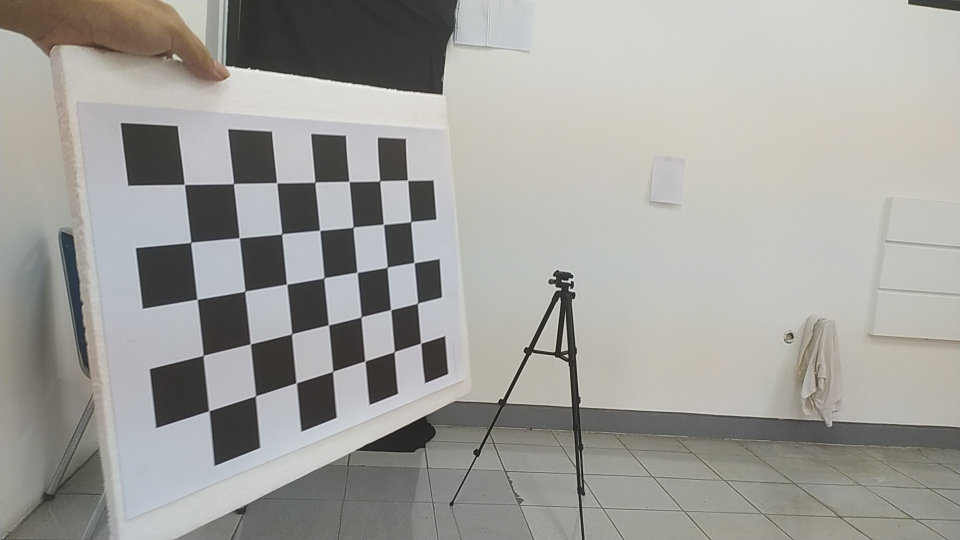
#> input picture data/k2/m/mono/IMG_20230607_094327.jpg, 1920 x 1080 px (shown at 1/2 size)
$ jupyter execute --allow-errors hi.ipynb   (shell and % lines are left out)
#> lines starting #> are read from the running program, lines starting #| are printed output that depends on the picture
[cell 1]
import cv2
import glob
import numpy as np
from tqdm import tqdm
from PIL import Image
from PIL.ExifTags import TAGS
from datetime import datetime

from scipy.sparse import lil_matrix
from scipy.optimize import least_squares

import matplotlib.animation as animation
import matplotlib.patches as mpatches
import matplotlib.pyplot as plt

import pickle
import json

# **Single Camera Calibration**

[cell 2]
def calibrate_camera(images_folder, row = 5, col = 7, scale= 4.5,show=False, error_threshold = 1.5):
#> called with images_folder = './data/k2/m/mono/*', row = 5, col = 7, scale = 4.5, show = False, error_threshold = 1.5
    images_names = sorted(glob.glob(images_folder))

    #criteria used by checkerboard pattern detector.
    #Change this if the code can't find the checkerboard
    criteria = (cv2.TERM_CRITERIA_EPS + cv2.TERM_CRITERIA_MAX_ITER, 30, 0.001)

    rows = row #number of checkerboard rows.
    columns = col #number of checkerboard columns.
    world_scaling = scale # real world square size.

    #coordinates of squares in the checkerboard world space
    objp = np.zeros((rows*columns,3), np.float32)
    objp[:,:2] = np.mgrid[0:rows,0:columns].T.reshape(-1,2)
    objp = world_scaling* objp


    ideal = False
    unideal_images = {}

    while not ideal:

        i=0
        get = []

        images = []

        for imname in images_names:
            if imname not in unideal_images.keys():
                im = cv2.imread(imname, 1)
#> im is the input picture: shape (1080, 1920, 3); mean B, G, R 155.7, 160.3, 160.9
                images.append(im)

        #frame dimensions. Frames should be the same size.
        width = images[0].shape[1]
#> width = 1920
        height = images[0].shape[0]
#> height = 1080

        #Pixel coordinates of checkerboards
        imgpoints = [] # 2d points in image plane.

        #coordinates of the checkerboard in checkerboard world space.
        objpoints = [] # 3d point in real world space

        for frame in images:

            gray = cv2.cvtColor(frame, cv2.COLOR_BGR2GRAY)

            # detectChessboardflags = (cv2.CALIB_CB_ACCURACY
            # + cv2.CALIB_CB_EXHAUSTIVE
            # + cv2.CALIB_CB_NORMALIZE_IMAGE)

            # ret, corners = cv2.findChessboardCornersSB(gray, (rows, columns), detectChessboardflags)

            flags = (cv2.CALIB_CB_ADAPTIVE_THRESH
            + cv2.CALIB_CB_FAST_CHECK
            + cv2.CALIB_CB_NORMALIZE_IMAGE)

            #find the checkerboard
            ret, corners = cv2.findChessboardCorners(gray, (rows, columns), flags)


            if ret == True:
                get.append(images_names[i])
                #Convolution size used to improve corner detection. Don't make this too large.
                conv_size = (11, 11)

                #opencv can attempt to improve the checkerboard coordinates
                corners = cv2.cornerSubPix(gray, corners, conv_size, (-1, -1), criteria)
                cv2.drawChessboardCorners(frame, (rows,columns), corners, ret)

                if show:
                    cv2.imshow('img', frame)

                    if cv2.waitKey(0) & 0xFF == ord('q'):
                        show = False


                objpoints.append(objp)
                imgpoints.append(corners)
            i += 1
#> this loop made 3 passes
#> pass 2, in calibrate_camera, `gray = cv2.cvtColor(frame, cv2.COLOR_BGR2GRAY)`:
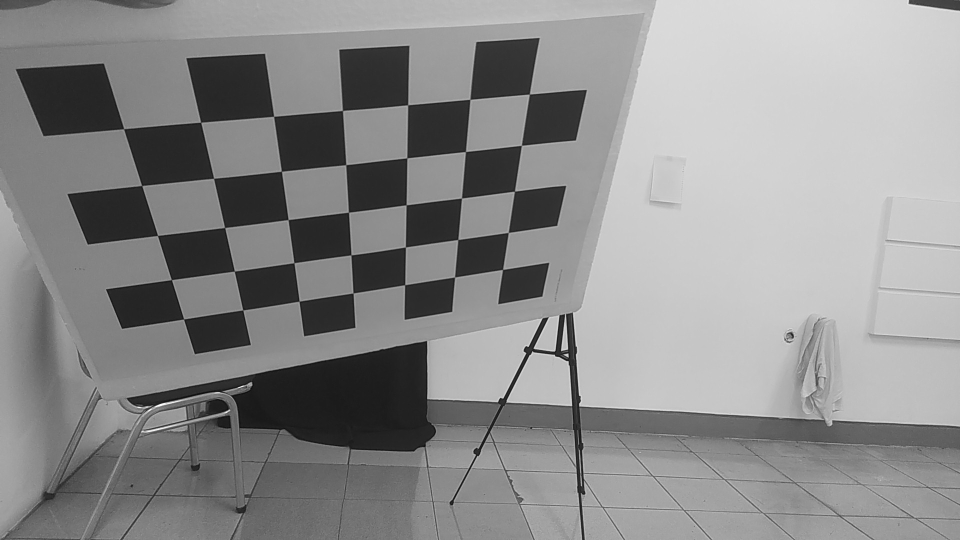
#> gray: shape (1080, 1920) (shown at 1/2 size); min 1, max 255, mean 140
#> pass 3, in calibrate_camera, `gray = cv2.cvtColor(frame, cv2.COLOR_BGR2GRAY)`:
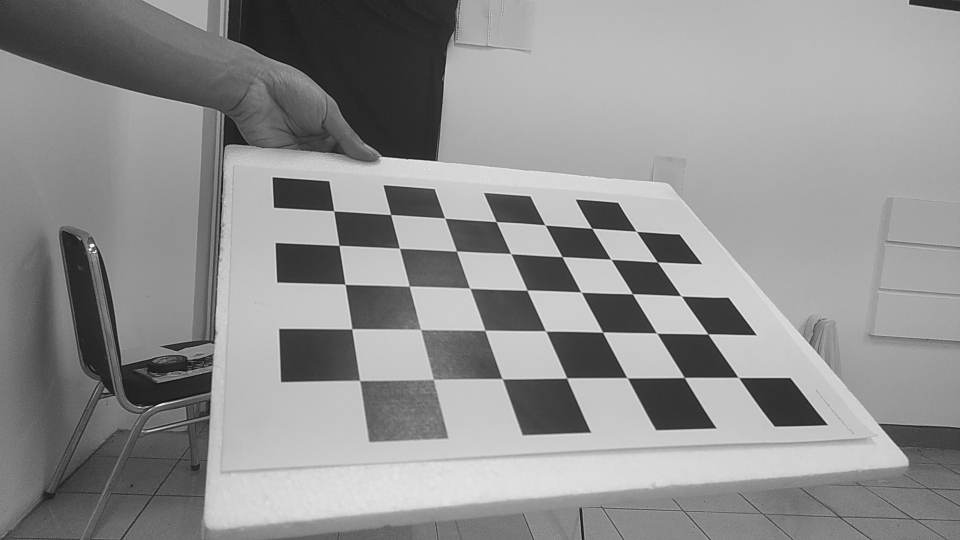
#> gray: shape (1080, 1920) (shown at 1/2 size); min 2, max 255, mean 144.5

        cv2.destroyAllWindows()


        yes =  cv2.calibrateCameraExtended(
            objpoints,
            imgpoints,
            (width, height),
            None,
            None,
            flags=cv2.CALIB_RATIONAL_MODEL
            )

        unideal_detected = False
        for j , error in enumerate(yes[-1]):
            if error >= error_threshold:
                unideal_detected = True
                unideal_images[get[j]] = error

        if not unideal_detected:
            ideal = True

    print('detected {n} :'.format(n=len(get)))
    print("RMSE :", yes[0])
    e = 0
    for b in get:
        print(b,":",yes[-1][e])
        e +=1
    print("Unideal Images:")
    print(unideal_images)

    return yes

[cell 3]
# mtx, dist = calibrate_camera(images_folder = './data/1/*')
yes1 = calibrate_camera(images_folder = './data/k2/m/mono/*')
mtx_m,dist_m = yes1[1],yes1[2]
print("Camera Matrix", mtx_m)
print("Distortion Matrix", dist_m)

[cell 4]
# mtx, dist = calibrate_camera(images_folder = './data/1/*')
yes1 = calibrate_camera(images_folder = './data/k/j/mono/*')
mtx_j,dist_j = yes1[1],yes1[2]

print("Camera Matrix", mtx_j)
print("Distortion Matrix", dist_j)

[cell 5]
# mtx, dist = calibrate_camera(images_folder = './data/1/*')
yes1 = calibrate_camera(images_folder = './data/k2/w/mono/*')
mtx_w,dist_w = yes1[1],yes1[2]

print("Camera Matrix", mtx_w)
print("Distortion Matrix", dist_w)

# **Single Calibration Result**

[cell 6]
# [18 lines left out: function check_calibration, not called in this run]

[cell 7]
# check_calibration('./data/k2/m/mono/*',mtx_m,dist_m)
# check_calibration('./data/k2/j/mono/*',mtx_j,dist_j)
# check_calibration('./data/k2/w/mono/*',mtx_w,dist_w)

# **Stereo Calibration**

[cell 8]
def get_images_by_date_taken(folder_name):
    files = sorted(glob.glob(folder_name))
    file_date = {}
    for im in files:
        image = Image.open(im)
        exifdata = image.getexif()

        meta = {}
        # iterating over all EXIF data fields
        for tag_id in exifdata:
            # # get the tag name, instead of human unreadable tag id
            tag = TAGS.get(tag_id, tag_id)
            data = exifdata.get(tag_id)
            # decode bytes
            if isinstance(data, bytes):
                data = data.decode()
            meta[tag] = data
        file_date[im] = datetime.strptime(meta["DateTime"], "%Y:%m:%d %H:%M:%S")
    return [im for im, _ in sorted(file_date.items(), key=lambda x:x[1])]

[cell 9]
# [36 lines left out: function check_image_pair, not called in this run]

[cell 10]
#check_image_pair('./data/k/j/stereo1/*','./data/k/m/stereo1/*')

[cell 11]
#check_image_pair('./data/k/j/stereo2/*','./data/k/w/stereo2/*')

[cell 12]
#check_image_pair('./data/k/m/stereo3/*','./data/k/w/stereo3/*')

[cell 13]
def stereo_calibrate(mtx1, dist1, mtx2, dist2, folder1, folder2, show=False, error_threshold = 1.5):
    #read the synched frames
    c1_images_names = get_images_by_date_taken(folder1)
    c2_images_names = get_images_by_date_taken(folder2)

    #change this if stereo calibration not good.
    criteria = (cv2.TERM_CRITERIA_EPS + cv2.TERM_CRITERIA_MAX_ITER, 100, 0.0001)

    rows = 5 #number of checkerboard rows.
    columns = 7 #number of checkerboard columns.
    world_scaling = 4.5 # real world square size.

    #coordinates of squares in the checkerboard world space
    objp = np.zeros((rows*columns,3), np.float32)
    objp[:,:2] = np.mgrid[0:rows,0:columns].T.reshape(-1,2)
    objp = world_scaling* objp


    ideal = False
    unideal_images = {}

    while not ideal:

        get = []
        i = 0


        c1_images = []
        c2_images = []

        for im1, im2 in zip(c1_images_names, c2_images_names):
            if tuple([im1,im2]) not in unideal_images.keys():

                _im = cv2.imread(im1, 1)
                c1_images.append(_im)

                _im = cv2.imread(im2, 1)
                c2_images.append(_im)

        if c1_images == [] or c2_images == []:
            print("Calibration Failed! Error Threshold Too Low!")
            break

        #frame dimensions. Frames should be the same size.
        width = c1_images[0].shape[1]
        height = c1_images[0].shape[0]

        #Pixel coordinates of checkerboards
        imgpoints_left = [] # 2d points in image plane.
        imgpoints_right = []

        #coordinates of the checkerboard in checkerboard world space.
        objpoints = [] # 3d point in real world space


        for frame1, frame2 in zip(c1_images, c2_images):
            gray1 = cv2.cvtColor(frame1, cv2.COLOR_BGR2GRAY)
            gray2 = cv2.cvtColor(frame2, cv2.COLOR_BGR2GRAY)

            detectChessboardflags = (cv2.CALIB_CB_ACCURACY
            + cv2.CALIB_CB_EXHAUSTIVE
            + cv2.CALIB_CB_NORMALIZE_IMAGE)

            c_ret1, corners1 = cv2.findChessboardCornersSB(gray1, (rows, columns), detectChessboardflags)
            c_ret2, corners2 = cv2.findChessboardCornersSB(gray2, (rows, columns), detectChessboardflags)


            if c_ret1 == True and c_ret2 == True:
                get.append([c1_images_names[i],c2_images_names[i]])
                corners1 = cv2.cornerSubPix(gray1, corners1, (11, 11), (-1, -1), criteria)
                corners2 = cv2.cornerSubPix(gray2, corners2, (11, 11), (-1, -1), criteria)

                cv2.drawChessboardCorners(frame1, (rows, columns), corners1, c_ret1)


                cv2.drawChessboardCorners(frame2, (rows, columns), corners2, c_ret2)


                Sres = np.concatenate((frame1, frame2), axis=1)
                text = str(i+1) + ' | Camera 1 : ' + str(c1_images_names[i])
                cv2.putText(Sres, text, (50,50), cv2.FONT_HERSHEY_SIMPLEX,
                    1, (255,255,0), 2, cv2.LINE_AA)

                text = str(i+1) + ' | Camera 2 : ' + str(c2_images_names[i])
                cv2.putText(Sres, text, (width+50,50), cv2.FONT_HERSHEY_SIMPLEX,
                    1, (255,255,0), 2, cv2.LINE_AA)

                if show:
                    cv2.imshow('Sres', Sres)
                    if cv2.waitKey(0) & 0xFF == ord('q'):
                        show = False
                        cv2.destroyAllWindows()


                objpoints.append(objp)
                imgpoints_left.append(corners1)
                imgpoints_right.append(corners2)

            i += 1


        cv2.destroyAllWindows()
        stereocalibration_flags = cv2.CALIB_FIX_INTRINSIC + cv2.CALIB_RATIONAL_MODEL

        ret, CM1, dist1, CM2, dist2, R, T, E, F = cv2.stereoCalibrate(objpoints, imgpoints_left, imgpoints_right, mtx1, dist1,
                                                                    mtx2, dist2, (width, height), criteria = criteria, flags = stereocalibration_flags)

        yes_flags = cv2.CALIB_FIX_INTRINSIC + cv2.CALIB_RATIONAL_MODEL + cv2.CALIB_USE_EXTRINSIC_GUESS
        yes = cv2.stereoCalibrateExtended(objpoints, imgpoints_left, imgpoints_right, mtx1, dist1,
                                                                    mtx2, dist2, (width, height), R, T, criteria = criteria, flags = yes_flags)

        unideal_detected = False
        for j , error in enumerate(yes[-1]):
            if error[0] >= error_threshold or error[1] >= error_threshold:
                unideal_detected = True
                unideal_images[tuple(get[j])] = error

        if not unideal_detected:
            ideal = True


    print("RMSE :",ret)
    print('detected {n} :'.format(n=len(get)))
    for k in range(len(get)):
        print("Iter :", k+1)
        print("1st Camera :",get[k][0],"Error :",yes[-1][k][0])
        print("2nd Camera :",get[k][1],"Error :",yes[-1][k][1])
        print()

    print("Unideal Images:")
    print(unideal_images)


    return R, T

# Stereo Folder

[cell 14]
stereo_lab = 'k4'
stereo_folder = 'stereo'

# Stereo Calibrate

#> (a cell that did not finish here is left out)

#> (a cell that did not finish here is left out)
